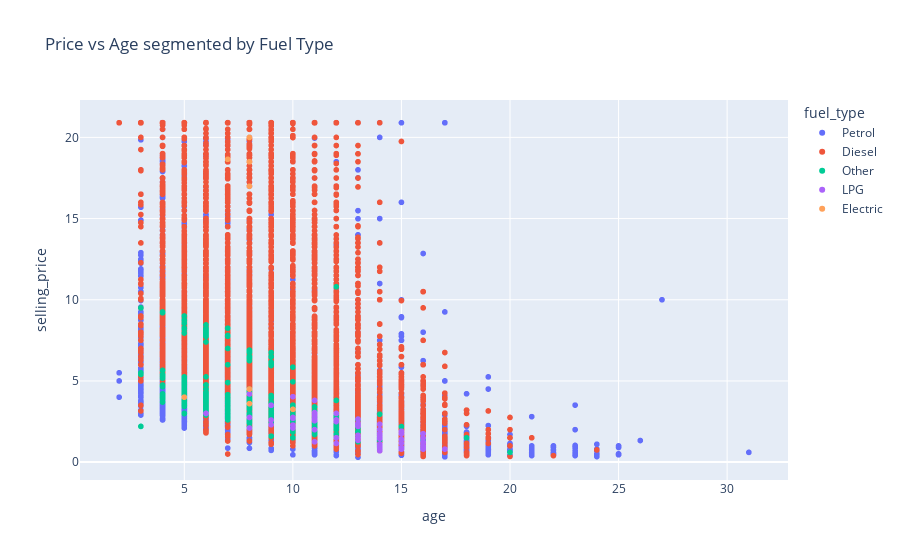

Notebook source saved alongside this figure:
### Code cell
px.scatter(
    df,
    x="age",
    y="selling_price",
    color="fuel_type",
    title="Price vs Age segmented by Fuel Type"
).show()

### Figure 1 — Plotly figure (JSON) as saved in the notebook; plotly's stock layout.template omitted (floating-point values rounded to 4 significant figures; data arrays with more than 128 entries replaced by an {"elided": "..."} marker saying what was removed)
{"data": [{"hovertemplate": "fuel_type=Petrol<br>age=%{x}<br>selling_price=%{y}<extra></extra>", "legendgroup": "Petrol", "marker": {"color": "#636efa", "symbol": "circle"}, "mode": "markers", "name": "Petrol", "showlegend": true, "type": "scattergl", "x": {"elided": "9669 float values"}, "xaxis": "x", "y": {"elided": "9669 float values"}, "yaxis": "y"}, {"hovertemplate": "fuel_type=Diesel<br>age=%{x}<br>selling_price=%{y}<extra></extra>", "legendgroup": "Diesel", "marker": {"color": "#EF553B", "symbol": "circle"}, "mode": "markers", "name": "Diesel", "showlegend": true, "type": "scattergl", "x": {"elided": "9763 float values"}, "xaxis": "x", "y": {"elided": "9763 float values"}, "yaxis": "y"}, {"hovertemplate": "fuel_type=Other<br>age=%{x}<br>selling_price=%{y}<extra></extra>", "legendgroup": "Other", "marker": {"color": "#00cc96", "symbol": "circle"}, "mode": "markers", "name": "Other", "showlegend": true, "type": "scattergl", "x": {"elided": "316 float values"}, "xaxis": "x", "y": {"elided": "316 float values"}, "yaxis": "y"}, {"hovertemplate": "fuel_type=LPG<br>age=%{x}<br>selling_price=%{y}<extra></extra>", "legendgroup": "LPG", "marker": {"color": "#ab63fa", "symbol": "circle"}, "mode": "markers", "name": "LPG", "showlegend": true, "type": "scattergl", "x": [11.0, 6.0, 14.0, 11.0, 11.0, 12.0, 15.0, 13.0, 15.0, 10.0, 16.0, 14.0, 11.0, 11.0, 14.0, 11.0, 14.0, 14.0, 10.0, 10.0, 12.0, 12.0, 9.0, 12.0, 11.0, 15.0, 15.0, 15.0, 8.0, 13.0, 14.0, 13.0, 8.0, 14.0, 11.0, 8.0, 14.0, 16.0, 15.0, 9.0, 16.0, 16.0, 14.0, 13.0, 13.0, 14.0, 16.0, 12.0, 13.0, 10.0, 17.0, 13.0, 13.0, 16.0, 16.0, 11.0, 12.0, 9.0, 11.0, 9.0, 14.0, 15.0, 11.0, 10.0], "xaxis": "x", "y": [2.7, 3.0, 1.1, 1.25, 2.6, 3.0, 0.8, 2.3, 0.89, 2.28, 1.48, 0.9, 2.55, 2.95, 2.33, 2.6, 1.6, 1.5, 2.7, 4.03, 2.5, 1.5, 3.5, 1.15, 2.6, 1.17, 1.4, 1.9, 2.75, 1.34, 1.75, 2.65, 2.1, 0.7, 2.0, 4.2, 1.75, 1.2, 1.75, 2.59, 1.02, 1.75, 1.45, 1.5, 2.2, 1.0, 1.25, 2.6, 1.5, 2.1, 0.8, 1.65, 2.4, 0.9, 0.8, 2.85, 2.5, 3.5, 3.05, 2.3, 2.0, 1.75, 3.8, 2.75], "yaxis": "y"}, {"hovertemplate": "fuel_type=Electric<br>age=%{x}<br>selling_price=%{y}<extra></extra>", "legendgroup": "Electric", "marker": {"color": "#FFA15A", "symbol": "circle"}, "mode": "markers", "name": "Electric", "showlegend": true, "type": "scattergl", "x": [8.0, 5.0, 8.0, 8.0, 8.0, 10.0, 7.0, 8.0], "xaxis": "x", "y": [18.5, 4.0, 20.0, 3.6, 4.5, 3.25, 18.65, 16.99], "yaxis": "y"}], "layout": {"legend": {"title": {"text": "fuel_type"}, "tracegroupgap": 0}, "title": {"text": "Price vs Age segmented by Fuel Type"}, "xaxis": {"anchor": "y", "domain": [0, 1], "title": {"text": "age"}}, "yaxis": {"anchor": "x", "domain": [0, 1], "title": {"text": "selling_price"}}}}
